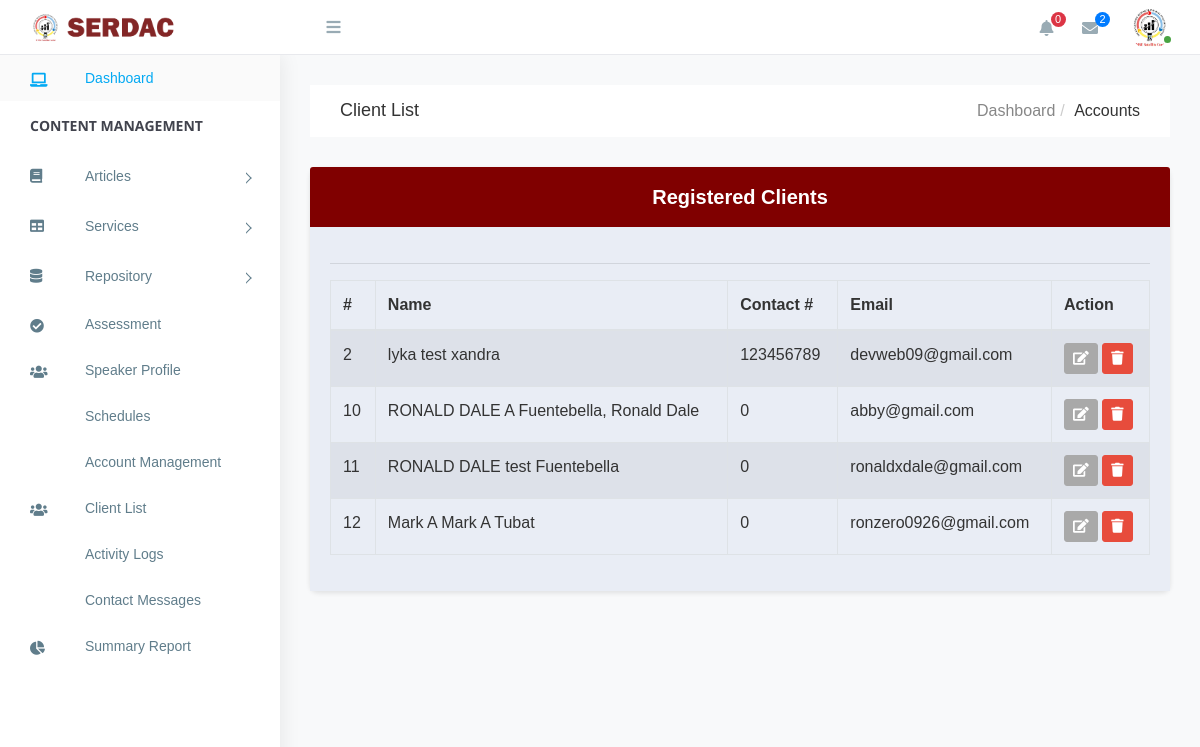
The app's page /admin/client_list.php (signed in) with its own data.
### tables this page shows
CREATE TABLE `users` (
  `user_id` int(11) NOT NULL,
  `fname` varchar(255) NOT NULL,
  `midname` varchar(255) DEFAULT NULL,
  `lname` varchar(255) NOT NULL,
  `contact_no` int(12) DEFAULT NULL,
  `email` varchar(255) NOT NULL,
  `password` varchar(255) NOT NULL,
  `occupation` varchar(255) DEFAULT NULL,
  `education_level` varchar(255) DEFAULT NULL,
  `accessType` varchar(255) NOT NULL,
  `gender` int(10) DEFAULT NULL,
  `sex` varchar(10) NOT NULL,
  `zipcode` varchar(255) DEFAULT NULL,
  `region` varchar(255) DEFAULT NULL,
  `city` varchar(255) DEFAULT NULL,
  `province` varchar(55) DEFAULT NULL,
  `barangay` varchar(55) DEFAULT NULL,
  `userType` varchar(55) DEFAULT NULL,
  `isActive` int(11) NOT NULL,
  `activationCode` varchar(100) NOT NULL,
  `adminAccess` varchar(255) DEFAULT NULL,
  `registration_date` date DEFAULT NULL
);

### admin/client_list.php (the view, shortened to what this page needs)
<?php include('include/header.php')?>
<link rel="stylesheet" href="https://cdnjs.cloudflare.com/ajax/libs/font-awesome/5.15.4/css/all.min.css">
<link rel="stylesheet" href="css/assmt.form.view.css">
<body>
    <?php include('include/sidebar.php')?>
    <div id="right-panel" class="right-panel">
        <?php include('include/navbar.php')?>
        <div class="breadcrumbs">
            <div class="breadcrumbs-inner">
                <div class="row m-0">
                    <div class="col-sm-4">
                        <div class="page-header float-left">
                            <div class="page-title">
                                <h1>Client List</h1>
                            </div>
                        </div>
                    </div>
                    <div class="col-sm-8">
                        <div class="page-header float-right">
                            <div class="page-title">
                                <ol class="breadcrumb text-right">
                                    <li><a href="#">Dashboard</a></li>
                                    <li class="active">Accounts</li>
                                </ol>
                            </div>
                        </div>
                    </div>
                </div>
            </div>
        </div>
        <div class="content">
            <div class="row">
                <div class="col-md-12">
                    <div class="card">
                        <div class="card-header">
                            <strong class="card-title">Registered Clients</strong>
                        </div>
                        <div class="card-body">
                            <div class="inventory-table">
                                <hr>
                                <table class="table table-bordered table-hover table-striped" id='client_record'>
                                    <thead>
                                        <tr>
                                            <th scope="col">#</th>
                                            <th scope="col">Name</th>
                                            <th scope="col">Contact #</th>
                                            <th scope="col">Email</th>
                                            <th scope="col">Action</th>
                                        </tr>
                                    </thead>
                                    <tbody>
                                        <?php
            $results = mysqli_query($con, "SELECT user_id, fname, midname, lname, contact_no, email FROM users WHERE accessType ='Client'");
            while ($row = mysqli_fetch_array($results)) { ?>
                                        <tr>
                                            <td><?php echo $row['user_id']; ?></td>
                                            <td><?php echo $row['fname'] . ' ' . $row['midname'] . ' ' . $row['lname']; ?>
                                            </td>
                                            <td><?php echo $row['contact_no']; ?></td>
                                            <td><?php echo $row['email']; ?></td>
                                            <td>
                                                <button type="button" class="btn btn-sm btn-secondary btnEdit"
                                                    data-access='<?php echo json_encode($row['user_id']); ?>'>
                                                    <i class="fa fa-edit"></i>
                                                </button>
                                                <button type="button" class="btn btn-sm btn-danger btnDelete"
                                                    data-id='<?php echo $row['user_id']; ?>'>
                                                    <i class="fa fa-trash"></i>
                                                </button>
                                            </td>
                                        </tr>
                                        <?php } ?>
                                    </tbody>
                                </table>
                            </div>
                        </div>
                    </div>
                </div>
            </div>
        </div>
    </div>
</body>
</html>

### admin/css/custom.button.css (style rules this page uses)
.btn-secondary { background-color: #A9A9A9 !important; border-color: #A9A9A9 !important; color: #fff !important; }
.btn-danger { background-color: #E74C3C !important; border-color: #E74C3C !important; color: #fff !important; }

### admin/assets/css/style.css (style rules this page uses)
body { display: table; font-family: "Open Sans", sans-serif; font-size: 16px; width: 100%; }
a, button { text-decoration: none; outline: none !important; color: #878787; -webkit-transition: all 0.25s ease; transition: all 0.25s ease; }
h1, h2, h3, h4, h5, h6 { margin: 0; }
ul, ol { padding-left: 0; }
.btn, button, input, textarea { -webkit-box-shadow: none; box-shadow: none; outline: 0 !important; }
.btn { border-radius: 3px; }
.right-panel { background: #f4f4f4; margin-left: 280px; margin-top: 55px; }
.right-panel .breadcrumbs { float: left; margin-top: 30px; padding: 0 1.875em; width: 100%; }
.right-panel .breadcrumbs .breadcrumbs-inner { background-color: #fff; }
.right-panel .page-header { min-height: 50px; margin: 0px; padding: 0px 15px; background: #ffffff; border-bottom: 0px; }
.right-panel .page-header h1 { font-size: 18px; padding: 15px 0; }
.right-panel .page-header .breadcrumb { margin: 0px; padding: 13.5px 0; background: #fff; text-transform: capitalize; }
.right-panel .page-header .breadcrumb>li+li:before { padding: 0 5px; color: #ccc; content: "/\00a0"; }
.content { float: left; padding: 1.875em; width: 100%; height: 100%; }
.card { margin-bottom: 1.875em; border-radius: 5px; padding: 0; border: 0px solid transparent; -webkit-box-shadow: 0 0 20px rgba(0, 0, 0, 0.08); box-shadow: 0 0 20px rgba(0, 0, 0, 0.08); }
.card .card-body { float: left; padding: 1.25em; position: relative; width: 100%; }
.btn, .button { display: inline-block; font-weight: 400; text-align: center; white-space: nowrap; vertical-align: middle; -webkit-transition: all .15s ease-in-out; transition: all .15s ease-in-out; border-radius: 3; cursor: pointer; }
@media (max-width: 1368px) { .card-body { padding: 15px; } }

### admin/css/assmt.form.view.css (style rules this page uses)
body { background-color: #f8f9fa; font-family: Arial, sans-serif; color: #333; }
.card { border: none; border-radius: 8px; box-shadow: 0 2px 5px rgba(0, 0, 0, 0.1); }
.card-header { background-color: #800000; color: #fff; padding: 15px; border-bottom: none; border-top-left-radius: 8px; border-top-right-radius: 8px; text-align: center; font-size: 20px; font-weight: 600; }
.card-title { margin: 0; }
.card-body { padding: 20px; background-color: #e9edf5; }

### records on screen
users: user_id "2", fname "lyka", midname "test", lname "xandra", contact_no "123456789", email "devweb09@gmail.com"
users: user_id "10", fname "RONALD DALE", midname "A", lname "Fuentebella, Ronald Dale", contact_no "0", email "abby@gmail.com"
users: user_id "11", fname "RONALD DALE", midname "test", lname "Fuentebella", contact_no "0", email "ronaldxdale@gmail.com"
users: user_id "12", fname "Mark", midname "A", lname "Mark A Tubat", contact_no "0", email "ronzero0926@gmail.com"

### other values on screen
count($messages) "2"
